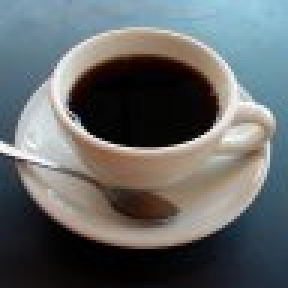
//> input picture src/coffee.jpg, 96 x 96 px (shown 3 times larger)
$ ./test coffee.jpg   (built with g++ and OpenCV 4)
//> lines starting //> are read from the running program, lines starting //| are printed output that depends on the picture
//> further down, m is the input picture: 96 rows x 96 cols, CV_8UC3; mean B, G, R 103.9, 103.4, 99.7
#include <opencv/cv.h>
#include <opencv2/core/core.hpp>
#include <opencv2/highgui/highgui.hpp>
#include <iostream>

using namespace std;

void copyRegion(cv::Mat &src, cv::Mat &dest, int x1, int y1, int w1, int h1, int x2, int y2, int w2, int h2){
	CvRect src_region = cvRect( x1,y1,w1,h1 );
	CvRect dest_region = cvRect( x2,y2,w2,h2 );

	cv::Mat src_roi = cv::Mat(src,src_region);
	cv::Mat dest_roi = cv::Mat(dest,dest_region);

	src_roi.copyTo(dest_roi);
}//TODO: Comment better, prolog

cv::Mat shiftMat(cv::Mat src, int vertical, int horizontal){
//> called with vertical = 25, horizontal = 0
	cv::Mat image_shifted;
	bool opposite_direction;

	src.copyTo(image_shifted);

	opposite_direction = (vertical < 0);
	if(opposite_direction){
		vertical *= -1;
	}
	for(int i = 1; i <= vertical && i < src.rows; i++){
		if(opposite_direction){
			copyRegion(
				src,image_shifted,
				0, i, src.cols, src.rows - i,
				0, 0, src.cols, src.rows - i
			);
		}else{
			copyRegion(
				src,image_shifted,
				0, 0, src.cols, src.rows - i,
				0, i, src.cols, src.rows - i
			);
		}
	}
//> this loop made 25 passes
//> (src_region in copyRegion, dest_region in copyRegion) on passes 1 to 12: (Rect(0, 0, 96, 95), Rect(0, 1, 96, 95)), (Rect(0, 0, 96, 94), Rect(0, 2, 96, 94)), (Rect(0, 0, 96, 93), Rect(0, 3, 96, 93)), (Rect(0, 0, 96, 92), Rect(0, 4, 96, 92)), (Rect(0, 0, 96, 91), Rect(0, 5, 96, 91)), (Rect(0, 0, 96, 90), Rect(0, 6, 96, 90)), (Rect(0, 0, 96, 89), Rect(0, 7, 96, 89)), (Rect(0, 0, 96, 88), Rect(0, 8, 96, 88)), (Rect(0, 0, 96, 87), Rect(0, 9, 96, 87)), (Rect(0, 0, 96, 86), Rect(0, 10, 96, 86)), (Rect(0, 0, 96, 85), Rect(0, 11, 96, 85)), (Rect(0, 0, 96, 84), Rect(0, 12, 96, 84))
//> pass 1, in copyRegion, `cv::Mat src_roi = cv::Mat(src,src_region);`:
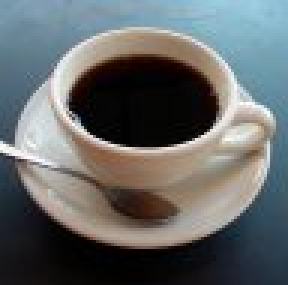
//> src_roi: 95 rows x 96 cols, CV_8UC3 (shown 3 times larger); mean B, G, R 104.8, 104.3, 100.6
//> pass 1, in copyRegion, `cv::Mat dest_roi = cv::Mat(dest,dest_region);`:
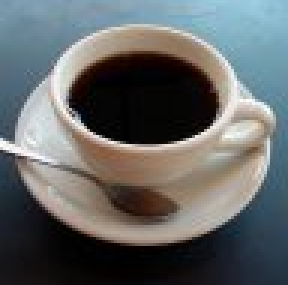
//> dest_roi: 95 rows x 96 cols, CV_8UC3 (shown 3 times larger); mean B, G, R 103, 102.7, 99.3
//> pass 1, in shiftMat, `copyRegion( src,image_shifted, 0, 0, src.cols, src.rows - i, 0, i, src..`:
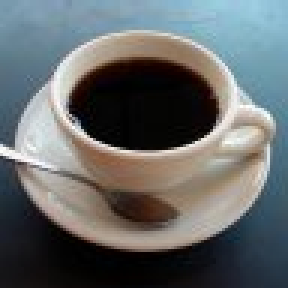
//> image_shifted: 96 rows x 96 cols, CV_8UC3 (shown 3 times larger); mean B, G, R 105.7, 105.1, 101
//> pass 2, in copyRegion (call 2), `cv::Mat src_roi = cv::Mat(src,src_region);`:
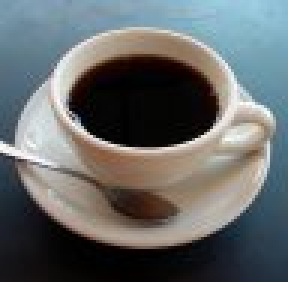
//> src_roi: 94 rows x 96 cols, CV_8UC3 (shown 3 times larger); mean B, G, R 105.7, 105.2, 101.5
//> after the loop:
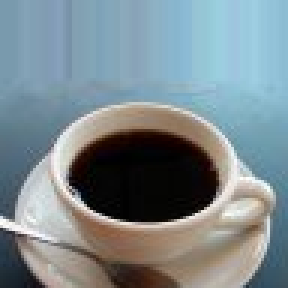
//> image_shifted: 96 rows x 96 cols, CV_8UC3 (shown 3 times larger); mean B, G, R 142.4, 137, 123.4

	//Save changes in prep for second direction
	image_shifted.copyTo(src);

	opposite_direction = (horizontal < 0);
	if(opposite_direction){
		horizontal *= -1;
	}
	for(int i = 1; i <= horizontal && i < src.cols; i++){
		if(opposite_direction){
			copyRegion(
				src,image_shifted,
				i, 0, src.cols - i, src.rows,
				0, 0, src.cols - i, src.rows
			);
		}else{
			copyRegion(
				src,image_shifted,
				0, 0, src.cols - i, src.rows,
				i, 0, src.cols - i, src.rows
			);
		}
	}

	return image_shifted;
}

int main(int argc, char const *argv[]){
	cv::Mat m = cv::imread(argv[1]);

	m = shiftMat(m,25,0);

	cv::imshow("show",m);
	cv::waitKey(0);
	return 0;
}
